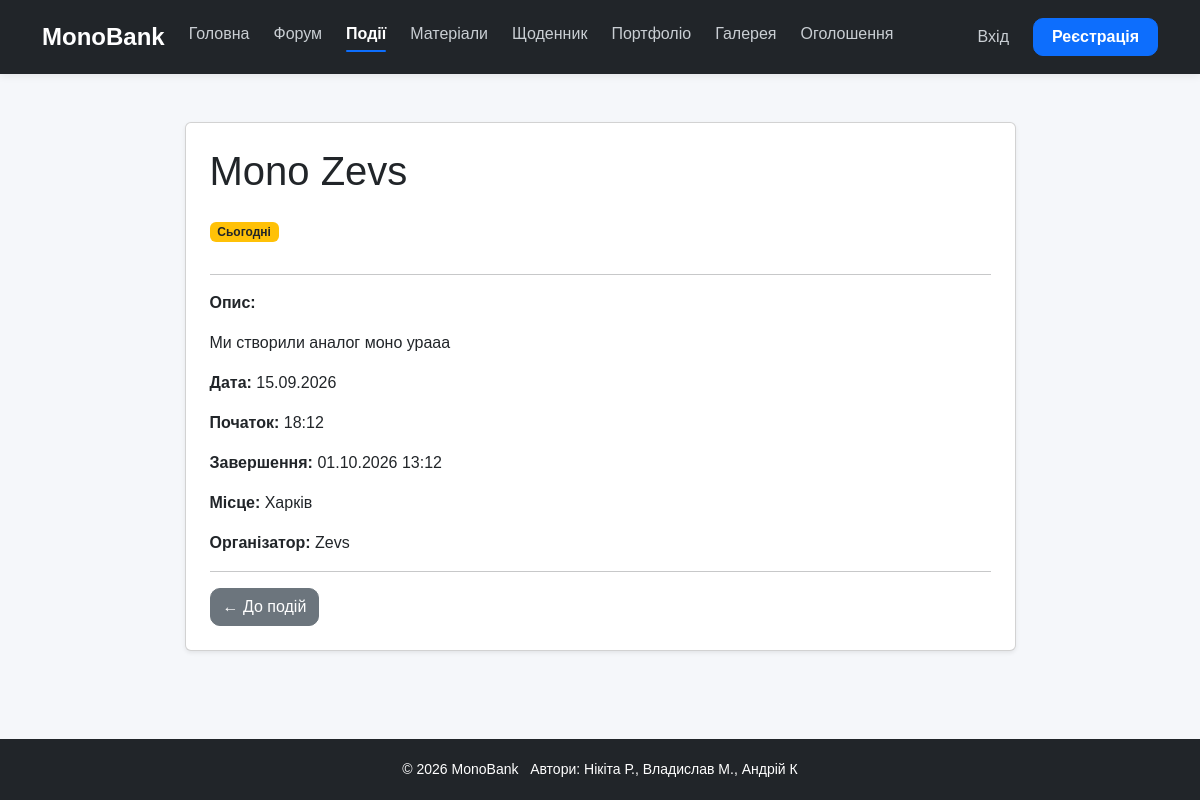
The app's page /events/1/ with its own data.
### events/models.py (models this page shows, shortened)
class Event(models.Model):
    title = models.CharField(
        max_length=200,
        verbose_name='Назва події'
    )
    description = models.TextField(
        verbose_name='Опис'
    )
    start_at = models.DateTimeField(
        verbose_name='Дата та час початку'
    )
    end_at = models.DateTimeField(
        blank=True,
        null=True,
        verbose_name='Дата та час завершення'
    )
    location = models.CharField(
        max_length=255,
        verbose_name='Місце проведення'
    )
    organizer = models.ForeignKey(
        User,
        on_delete=models.SET_NULL,
        null=True,
        blank=True,
        related_name='organized_events',
        verbose_name='Організатор'
    )
    online_url = models.URLField(
        blank=True,
        verbose_name='Посилання на онлайн-подію'
    )
    created_at = models.DateTimeField(
        auto_now_add=True,
        verbose_name='Дата створення'
    )
    updated_at = models.DateTimeField(
        auto_now=True,
        verbose_name='Дата оновлення'
    )
    class Meta:
        ordering = ['start_at']
        verbose_name = 'Подія'
        verbose_name_plural = 'Події'
    @property
    def is_today(self):
        from django.utils import timezone
        return self.start_at.date() == timezone.localdate()

### events/views.py (the view)
class EventDetailView(DetailView):
    model = Event
    template_name = 'events/event_detail.html'
    context_object_name = 'event'
    def get_queryset(self):
        return Event.objects.select_related(
            'organizer'
        )
    def get_context_data(self, **kwargs):
        context = super().get_context_data(**kwargs)
        user = self.request.user
        context['can_manage_events'] = (
            user.is_authenticated
            and (
                user.is_staff
                or user.is_superuser
                or user.groups.filter(
                    name__iexact='Moderator'
                ).exists()
            )
        )
        return context

### templates/events/event_detail.html (shortened to what this page needs)
{% extends 'base.html' %}
{% block content %}
<div class="container py-5">
    <div class="row justify-content-center">
        <div class="col-lg-9">
            <div class="card shadow-sm">
                <div class="card-body p-4">
                    <h1 class="mb-4">
                        {{ event.title }}
                    </h1>
                    {% if event.is_today %}
                        <span class="badge bg-warning text-dark mb-3">
                            Сьогодні
                        </span>
                    {% elif event.is_future %}
                        <span class="badge bg-success mb-3">
                            Майбутня подія
                        </span>
                    {% else %}
                        <span class="badge bg-secondary mb-3">
                            Минуло
                        </span>
                    {% endif %}
                    <hr>
                    <p>
                        <strong>Опис:</strong>
                    </p>
                    <p>
                        {{ event.description|linebreaks }}
                    </p>
                    <p>
                        <strong>Дата:</strong>
                        {{ event.start_at|date:"d.m.Y" }}
                    </p>
                    <p>
                        <strong>Початок:</strong>
                        {{ event.start_at|date:"H:i" }}
                    </p>
                    {% if event.end_at %}
                        <p>
                            <strong>Завершення:</strong>
                            {{ event.end_at|date:"d.m.Y H:i" }}
                        </p>
                    {% endif %}
                    <p>
                        <strong>Місце:</strong>
                        {{ event.location }}
                    </p>
                    {% if event.organizer %}
                        <p>
                            <strong>Організатор:</strong>
                            {{ event.organizer.username }}
                        </p>
                    {% endif %}
                    <hr>
                    <a
                        href="{% url 'event_list' %}"
                        class="btn btn-secondary"
                    >
                        ← До подій
                    </a>
                </div>
            </div>
        </div>
    </div>
</div>
{% endblock %}

### static/css/style.css (style rules this page uses)
html, body { margin: 0; min-height: 100%; }
body { min-height: 100vh; display: flex; flex-direction: column; font-family: Arial, sans-serif; background-color: #f5f7fa; color: #212529; }
.btn { border-radius: 10px; transition: 0.2s; }
a { transition: 0.2s; }

### records on screen
Event: title "Mono Zevs", description "Ми створили аналог моно урааа", start_at "15.09.2026", start_at "18:12", end_at "01.10.2026 13:12", location "Харків", organizer.username "Zevs"
